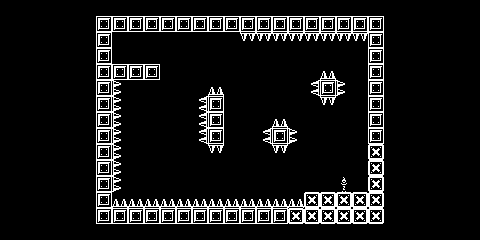

The image is a tile-based game level rendered from a .tmx file. Its description and complete source (layers, tilesets, objects, tile grids) follow:
An orthogonal 30x15 tile map with 16x16 px tiles, 2 tile layers (fondo, Capa de patrones 1) and 34 objects (16x Pico, 9x Colider, 4x Exit, 2x Collider, Spawn, ...).

<map version="1.5" tiledversion="1.7.1" orientation="orthogonal" renderorder="right-down" width="30" height="15" tilewidth="16" tileheight="16" infinite="0" nextlayerid="13" nextobjectid="279">
 <tileset firstgid="1" name="tilemap" tilewidth="16" tileheight="16" spacing="1" tilecount="1548" columns="36">
  <image source="../Tilemap/tilemap.png" width="621" height="746" />
  <tile id="18">
   <animation>
    <frame tileid="54" duration="130" />
    <frame tileid="54" duration="130" />
    <frame tileid="18" duration="130" />
    <frame tileid="18" duration="130" />
    <frame tileid="18" duration="130" />
    <frame tileid="54" duration="130" />
   </animation>
  </tile>
  <tile id="47">
   <objectgroup draworder="index" id="2">
    <object id="1" type="Colider" x="0" y="0" width="16" height="16" />
   </objectgroup>
  </tile>
  <tile id="294">
   <objectgroup draworder="index" id="2">
    <object id="1" type="Pico" x="16" y="0">
     <polygon points="0,0 -6.00532,2.59436 -5.96279,13.4397 0,16" />
    </object>
   </objectgroup>
  </tile>
  <tile id="327" type="Pico">
   <objectgroup draworder="index" id="3">
    <object id="2" x="0" y="16">
     <polygon points="0,0 2.76449,-5.7076 13.0569,-5.53748 16,0" />
    </object>
   </objectgroup>
  </tile>
  <tile id="364" type="Pico">
   <objectgroup draworder="index" id="2">
    <object id="1" name="Picos" type="Pico" x="0" y="0">
     <polygon points="0,0 0,16 5.625,13.3125 5.625,2.4375" />
    </object>
   </objectgroup>
  </tile>
  <tile id="701">
   <objectgroup draworder="index" id="2">
    <object id="1" type="Exit" x="0" y="0" width="16" height="16" />
   </objectgroup>
  </tile>
  <tile id="702">
   <objectgroup draworder="index" id="2">
    <object id="1" type="Exit" x="0" y="0" width="16" height="16" />
   </objectgroup>
  </tile>
  <tile id="703">
   <objectgroup draworder="index" id="2">
    <object id="1" type="Exit" x="0" y="0" width="16" height="16" />
   </objectgroup>
  </tile>
 </tileset>
 <layer id="12" name="fondo" width="30" height="15">
  <data encoding="csv">
0,0,0,0,0,228,228,228,228,228,228,228,228,228,228,228,228,228,228,228,228,228,228,228,228,0,0,0,0,0,
0,0,0,0,0,228,48,48,48,48,48,48,48,48,48,48,48,48,48,48,48,48,48,48,228,0,0,0,0,0,
0,0,0,0,0,228,48,228,228,228,228,228,228,228,228,228,228,228,228,1,1,228,228,48,228,0,0,0,0,0,
0,0,0,0,0,228,48,228,228,228,228,228,228,228,228,228,228,228,228,228,228,228,228,48,228,0,0,0,0,0,
0,0,0,0,0,228,48,228,228,228,228,228,228,228,228,228,228,228,228,228,228,228,228,48,228,0,0,0,0,0,
0,0,0,0,0,228,48,228,228,228,228,228,228,228,228,228,228,228,228,228,48,228,228,48,228,0,0,0,0,0,
0,0,0,0,0,228,48,228,228,228,228,228,228,228,228,228,228,228,228,228,228,228,228,48,228,0,0,0,0,0,
0,0,0,0,0,228,48,228,228,228,228,228,228,228,228,228,228,328,228,228,228,228,228,48,228,0,0,0,0,0,
0,0,0,0,0,228,48,228,228,228,228,228,228,228,228,228,228,48,228,228,228,228,228,48,228,0,0,0,0,0,
0,0,0,0,0,228,48,228,228,228,228,228,228,228,228,228,228,228,228,228,228,228,228,48,228,0,0,0,0,0,
0,0,0,0,0,228,48,228,228,228,228,228,228,228,228,228,228,228,228,228,228,228,228,48,228,0,0,0,0,0,
0,0,0,0,0,228,48,228,228,228,228,228,228,228,228,228,228,228,228,228,228,228,228,48,228,0,0,0,0,0,
0,0,0,0,0,228,48,228,228,228,228,228,228,228,228,228,228,228,228,228,228,228,228,48,228,0,0,0,0,0,
0,0,0,0,0,228,48,48,48,48,48,48,48,48,48,48,48,48,48,48,48,48,48,48,228,0,0,0,0,0,
0,0,0,0,0,228,228,228,228,228,228,228,228,228,228,228,228,228,228,228,228,228,228,228,228,0,0,0,0,0
</data>
 </layer>
 <layer id="1" name="Capa de patrones 1" width="30" height="15">
  <data encoding="csv">
0,0,0,0,0,0,0,0,0,0,0,0,0,0,0,0,0,0,0,0,0,0,0,0,0,0,0,0,0,0,
0,0,0,0,0,0,0,0,0,0,0,0,0,0,0,0,0,0,0,0,0,0,0,0,0,0,0,0,0,0,
0,0,0,0,0,0,0,0,0,0,0,0,1,1,1,1073742152,1073742152,1073742152,1073742152,1073742152,1073742152,1073742152,1073742152,0,0,0,0,0,0,0,
0,0,0,0,0,0,0,0,0,0,0,0,0,0,0,0,0,0,0,0,0,0,0,0,0,0,0,0,0,0,
0,0,0,0,0,0,0,48,48,48,0,0,0,0,0,0,0,0,0,0,328,0,0,0,0,0,0,0,0,0,
0,0,0,0,0,0,0,365,0,0,0,0,0,328,0,0,0,0,0,295,0,365,0,0,0,0,0,0,0,0,
0,0,0,0,0,0,0,365,0,0,0,0,295,48,0,0,0,0,1,0,1073742152,0,0,0,0,0,0,0,0,0,
0,0,0,0,0,0,0,365,0,0,0,0,295,48,0,0,0,328,1,1,0,0,0,0,0,0,0,0,0,0,
0,0,0,0,0,0,0,365,0,0,0,0,295,48,0,0,295,0,365,0,0,0,0,0,0,0,0,0,0,0,
0,0,0,0,0,0,0,365,0,0,0,0,0,1073742152,0,0,0,1073742152,0,0,0,0,0,47,0,0,0,0,0,0,
0,0,0,0,0,0,0,365,0,0,0,0,0,0,0,0,0,0,0,0,0,0,0,47,0,0,0,0,0,0,
0,0,0,0,0,0,0,365,0,0,0,0,0,0,0,0,0,0,0,0,0,441,1,47,0,0,0,0,0,0,
0,0,0,0,0,0,0,328,328,328,328,328,328,328,328,328,328,328,328,47,47,47,47,47,0,0,0,0,0,0,
0,0,0,0,0,0,0,0,0,0,0,0,0,0,0,0,0,0,47,47,47,47,47,47,0,0,0,0,0,0,
0,0,0,0,0,0,0,0,0,0,0,0,0,0,0,0,0,0,0,0,0,0,0,0,0,0,0,0,0,0
</data>
 </layer>
 <objectgroup id="2" name="colisiones">
  <object id="251" type="Colider" x="96" y="16" width="288" height="16" />
  <object id="252" type="Colider" x="368" y="32" width="15" height="192" />
  <object id="253" type="Colider" x="306" y="192" width="62" height="32" />
  <object id="254" type="Colider" x="96" y="208" width="224" height="16" />
  <object id="255" type="Colider" x="96" y="32" width="16" height="85" />
  <object id="256" type="Colider" x="112" y="64" width="48" height="16" />
  <object id="258" type="Colider" x="208" y="96" width="16" height="48" />
  <object id="268" type="Collider" x="320" y="80" width="16" height="16" />
  <object id="273" type="Collider" x="272" y="128" width="16" height="16" />
  <object id="274" type="Pico" x="272" y="128">
   <polygon points="0,0 16,0 13.75,-4.4375 3.1875,-3.875" />
  </object>
  <object id="275" type="Pico" x="272" y="128">
   <polygon points="0,0 0,16 -4.75,12.9375 -4.9375,3.25" />
  </object>
  <object id="276" type="Pico" x="288" y="128">
   <polygon points="0,0 3.375,1.875 3.8125,13.75 0,16" />
  </object>
  <object id="277" type="Pico" x="272" y="144">
   <polygon points="0,0 16,0 14,4.0625 2.1875,4.0625" />
  </object>
  <object id="278" type="Colider" x="96" y="112" width="16" height="96.3333" />
 </objectgroup>
 <objectgroup id="3" name="SpawnPoint" offsetx="0.333333" offsety="1">
  <object id="266" type="Spawn" x="128" y="48" />
 </objectgroup>
 <objectgroup id="6" name="Exits">
  <object id="265" type="Exit" x="336" y="176" width="32" height="16" />
 </objectgroup>
 <objectgroup id="5" name="worldbounds" visible="0">
  <object id="71" type="World" x="96.3333" y="17" width="287.333" height="206.334" />
 </objectgroup>
 <objectgroup id="7" name="picos">
  <object id="259" type="Pico" x="240" y="32">
   <polygon points="0,0 3.24826,5.27273 135.156,7.63636 136.568,-0.181818" />
  </object>
  <object id="261" type="Pico" x="112.25" y="79.5">
   <polygon points="0,0.363636 7.20455,7.22727 5.18779,129.227 0,128" />
  </object>
  <object id="262" type="Pico" x="208" y="96">
   <polygon points="0,0 0.181818,47.6136 -3.09091,45.5701 -3.63636,1.6348" />
  </object>
  <object id="263" type="Pico" x="211.519" y="90.1193">
   <polygon points="0,0 -3.07576,5.60795 11.4242,5.60795 8.56818,1.34591" />
  </object>
  <object id="264" type="Pico" x="208.5" y="144.534">
   <polygon points="0,0 15.0341,0 13.1932,4.18182 0.920455,4" />
  </object>
  <object id="267" type="Pico" x="112" y="208">
   <polygon points="0,0 3.22236,-6.5 186.666,-5.5 191.5,0" />
  </object>
  <object id="269" type="Pico" x="320" y="80">
   <polygon points="0,0 16,0 13.75,-4.4375 3.1875,-3.875" />
  </object>
  <object id="270" type="Pico" x="320" y="80">
   <polygon points="0,0 0,16 -4.75,12.9375 -4.9375,3.25" />
  </object>
  <object id="271" type="Pico" x="336" y="80">
   <polygon points="0,0 3.375,1.875 3.8125,13.75 0,16" />
  </object>
  <object id="272" type="Pico" x="320" y="96">
   <polygon points="0,0 16,0 14,4.0625 2.1875,4.0625" />
  </object>
 </objectgroup>
</map>